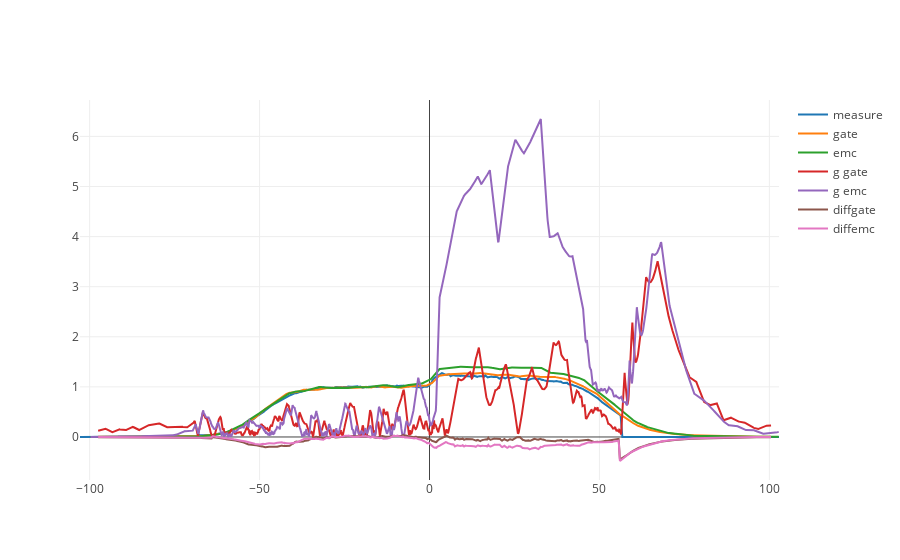

Write notebook code for a chart like this one.
### Code cell
g1 = go.Scatter(
    x = gateX2,
    y = gammaIndex,
    name='g gate',
)

g2 = go.Scatter(
    x = emcX2,
    y = gammaIndex2,
    name='g emc',
)
g3 = go.Scatter(
    x = gateX2,
    y = diff,
    name='diffgate',
)
g4 = go.Scatter(
    x = gateX2,
    y = diff2,
    name='diffemc',
)
data2 = [trace0, trace1, trace2, g1, g2, g3, g4]
fig2= go.Figure(data=data2)
py.iplot(fig2)

### Figure 1 — Plotly figure (JSON) as saved in the notebook; plotly's stock layout.template omitted (floating-point values rounded to 4 significant figures; data arrays with more than 128 entries replaced by an {"elided": "..."} marker saying what was removed)
{"data": [{"name": "measure", "type": "scatter", "x": {"elided": "2000 float values"}, "y": {"elided": "2000 float values"}}, {"name": "gate", "type": "scatter", "x": {"elided": "2000 float values"}, "y": {"elided": "2000 float values"}}, {"name": "emc", "type": "scatter", "x": {"elided": "2000 float values"}, "y": {"elided": "2000 float values"}}, {"name": "g gate", "type": "scatter", "x": {"elided": "2000 float values"}, "y": {"elided": "2000 float values"}}, {"name": "g emc", "type": "scatter", "x": {"elided": "2000 float values"}, "y": {"elided": "2000 float values"}}, {"name": "diffgate", "type": "scatter", "x": {"elided": "2000 float values"}, "y": {"elided": "2000 float values"}}, {"name": "diffemc", "type": "scatter", "x": {"elided": "2000 float values"}, "y": {"elided": "2000 float values"}}], "layout": {}}
